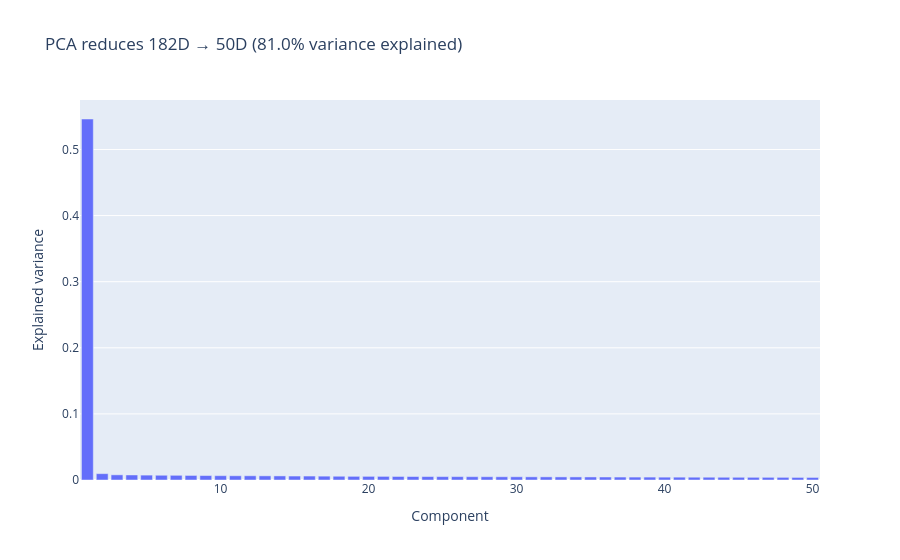

The notebook cell saved with this chart:
### Code cell
pca = kairo.compute_pca(std_features, num_components=50)
pca_plot = kairo.plot_pca_variances(pca)
pca_plot.show()
#pca

### Figure 1 — Plotly figure (JSON) as saved in the notebook; plotly's stock layout.template omitted (floating-point values rounded to 4 significant figures)
{"data": [{"hovertemplate": "Component=%{x}<br>Explained variance=%{y}<extra></extra>", "legendgroup": "", "marker": {"color": "#636efa", "pattern": {"shape": ""}}, "name": "", "orientation": "v", "showlegend": false, "textposition": "auto", "type": "bar", "x": [1, 2, 3, 4, 5, 6, 7, 8, 9, 10, 11, 12, 13, 14, 15, 16, 17, 18, 19, 20, 21, 22, 23, 24, 25, 26, 27, 28, 29, 30, 31, 32, 33, 34, 35, 36, 37, 38, 39, 40, 41, 42, 43, 44, 45, 46, 47, 48, 49, 50], "xaxis": "x", "y": [0.5461, 0.009577, 0.007812, 0.007592, 0.007379, 0.007164, 0.007094, 0.006888, 0.006721, 0.006514, 0.006401, 0.006366, 0.006276, 0.006173, 0.005997, 0.005978, 0.00582, 0.005676, 0.005533, 0.005501, 0.005461, 0.005345, 0.005256, 0.005195, 0.005135, 0.005091, 0.005005, 0.00494, 0.004889, 0.00486, 0.00478, 0.004736, 0.004682, 0.004648, 0.004597, 0.004541, 0.004442, 0.004399, 0.004382, 0.004294, 0.004276, 0.004215, 0.004186, 0.004129, 0.004101, 0.004054, 0.004018, 0.003997, 0.003889, 0.003855], "yaxis": "y"}], "layout": {"barmode": "relative", "legend": {"tracegroupgap": 0}, "title": {"text": "PCA reduces 182D → 50D (81.0% variance explained)"}, "xaxis": {"anchor": "y", "domain": [0, 1], "title": {"text": "Component"}}, "yaxis": {"anchor": "x", "domain": [0, 1], "title": {"text": "Explained variance"}}}}
